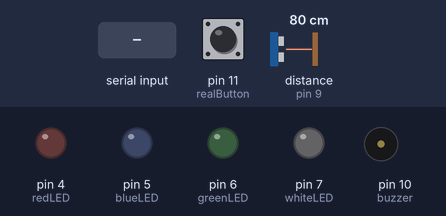
The sketch below on a simulated Arduino Uno, built with avr-gcc and run on an emulated ATmega328P. On the bench: output pins drawn as LEDs (lit = HIGH), buzzer (waves = sounding). Wiring (inferred from the names in the program): ultrasonic range finder: trigger pin 8; echo pin 9. The inputs (shaded band) are chosen by the test bench; at power-on: distance to the obstacle (sensor on pin 9) 80 cm, pin 11 (realButton) LOW. The echo pulse lasts 58.3 µs per cm; pins used as bus, display or sensor lines are not drawn.

Above: at 1.2 s.
1.3 s: distance to the obstacle (sensor on pin 9) set to 64 cm
2.8 s: distance to the obstacle (sensor on pin 9) set to 58 cm
At 3.7 s:
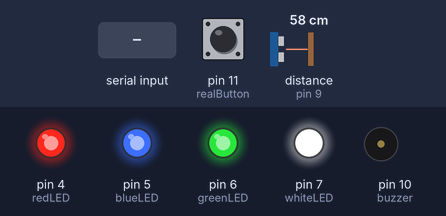
4.3 s: "B" received over Serial
At 6.5 s:
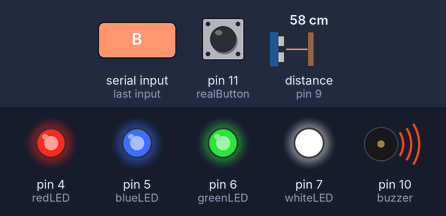
6.8 s: distance to the obstacle (sensor on pin 9) set to 120 cm
At 8.0 s:
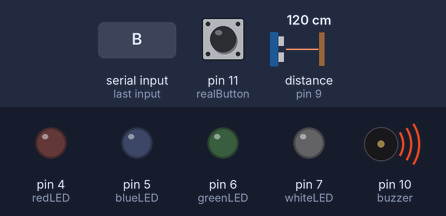
8.3 s: distance to the obstacle (sensor on pin 9) set to 2 cm
At 8.8 s:
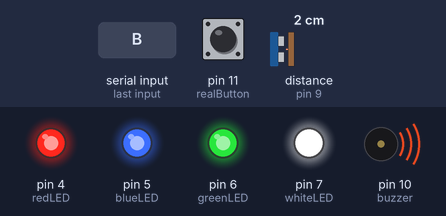
9.8 s: distance to the obstacle (sensor on pin 9) set to 250 cm
At 10.5 s:
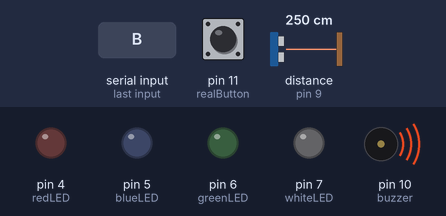
Timing chart, 0 to 12.3 s (numbered marks = the images above; inputs shaded):
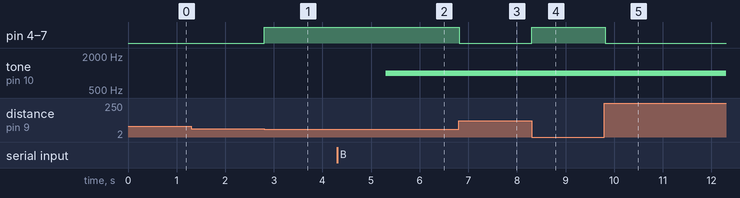

The sketch:

thirdArduino.ino
```cpp
//Team Number: 3

//Names and NetIDs:

//Adrian Zavala azaval9
//Cecilia Avila cavila21
//Kaveesha Weerasiri kweera2

//Title: The Unbreakable Safe

//Abstract:
//We are creating a safe that has a two level security system. The first level is a password of 4 digits.
//Once access is granted, the second level security is a hidden button that only the owner of the safe has knowledge of.
//If the button is not pressed within a certain time limit, the safe will display a message that law enforcement has been notified.

// Arduino 3 (K)
// Buttons, Buzzer, Ultrasonic Sensor, LEDs

//there is only one real button in the safe that works, the other two buttons are dummies. the real button pin is 11
const byte realButton = 11;

//creates a continuous sound a second after the user enters the right password. The sound can only be turned of by pressing the button connected to pin 11
const int buzzer = 10;

//pins that is used for the ultrasonic sensor
const int trigPin = 8;
const int echoPin = 9;

//used in tandem with the motion tracking, all of them either turn off or on based on where the users hand is in the safe
const int whiteLED = 7;
const int greenLED = 6;
const int blueLED = 5;
const int redLED = 4;

//keeps track of the state of the actual button
int buttonState;

//used in order to track the hand of the person using the safe, once the users hand is close enough, all of the LED's turn on
long duration;
int distance;

//*********************************************************************************
//setup()
void setup() {

  // Sets the trigPin as an Output
  pinMode(trigPin, OUTPUT);
  // Sets the echoPin as an Input
  pinMode(echoPin, INPUT);

  // pin 11 is the real button, sets realButton as an input
  pinMode(realButton, INPUT);

  //sets the buzzer as output
  pinMode(buzzer, OUTPUT);

  //sets up all of the LEDs to be output
  pinMode(whiteLED, OUTPUT);
  pinMode(greenLED ,OUTPUT);
  pinMode(blueLED, OUTPUT);
  pinMode(redLED, OUTPUT);

  // Starts the serial communication
  Serial.begin(9600);

  //sets up all of the LEDs to off at the start of the program
  digitalWrite(whiteLED, LOW);
  digitalWrite(greenLED, LOW);
  digitalWrite(blueLED, LOW);
  digitalWrite(redLED, LOW);

  //makes sure the buzzer is off before the program starts, that is the second arduino send 'B' or begin to this arduino
  noTone(buzzer);
}
//end setup()
//*********************************************************************************

//*********************************************************************************
//loop()
void loop() {
  //*********************************************************************************
  //reads in information from the second arduino to know what to do in the program
  //two options, either q or b
  if(Serial.available() > 0) {
    //reads in what the second arduino sent
    char readIn = Serial.read();
    //'Q' is for reset or quit
    if(readIn == 'Q') {
      //turns off all of the LEDs
      digitalWrite(whiteLED, LOW);
      digitalWrite(greenLED, LOW);
      digitalWrite(blueLED, LOW);
      digitalWrite(redLED, LOW);

      //shuts off the buzzer
      noTone(buzzer);
   }
    //b is for buzzer, meaing to start the buzzer sound to begin this part of the program
    else if(readIn == 'B') {
      // delay is so that the buzzer does not immediately make a sound when the user enters the right password
      delay(1000);
      //buzzer makes a sound
      tone(buzzer, 1000);
    }
  }
  //*********************************************************************************

  //*********************************************************************************
  //code to turn off buzzer
  //reads in the real button state
  buttonState = digitalRead(realButton);
  //if the button was pressed, then turn off the buzzer
  if(buttonState == HIGH) {
    noTone(buzzer);
  }
  //*********************************************************************************

  //*********************************************************************************
  //tracks where the users hand is in the safe
  //Clears the trigPin
  digitalWrite(trigPin, LOW);
  delayMicroseconds(2);
  //Sets the trigPin on HIGH state for 10 micro seconds
  digitalWrite(trigPin, HIGH);
  delayMicroseconds(10);
  digitalWrite(trigPin, LOW);
  //Reads the echoPin, returns the sound wave travel time in microseconds
  duration = pulseIn(echoPin, HIGH);
  //Calculating the distance
  distance= duration*0.034/2;
  //*********************************************************************************

  //*********************************************************************************
  //handles what happens when the users hand is close to the buttons
  //if the user's hand is less then 60 mm, then the program turns on all of the LEDs
  if(distance < 60) {
    digitalWrite(whiteLED, HIGH);
    digitalWrite(greenLED, HIGH);
    digitalWrite(blueLED, HIGH);
    digitalWrite(redLED, HIGH);
  }
  //else, have all of the LEDs turn off
  else {
    digitalWrite(whiteLED, LOW);
    digitalWrite(greenLED, LOW);
    digitalWrite(blueLED, LOW);
    digitalWrite(redLED, LOW);
  }
  //*********************************************************************************
}
//end loop()
//*********************************************************************************
```

Measured:
- the behaviour switches between 61 and 60 cm on distance to the obstacle (sensor on pin 9) (found by bisection; images 0 and 1)
- after the input at 1.3 s, every drawn part: stays the same
- after the input at 2.8 s, pin 4 (redLED), pin 5 (blueLED), pin 6 (greenLED), pin 7 (whiteLED): LOW → HIGH at once
- after the input at 4.3 s, tone on pin 10 (buzzer): silent → 1000 Hz after 1.0 s
- after the input at 6.8 s, pin 4 (redLED), pin 5 (blueLED), pin 6 (greenLED), pin 7 (whiteLED): HIGH → LOW at once
- after the input at 8.3 s, pin 4 (redLED), pin 5 (blueLED), pin 6 (greenLED), pin 7 (whiteLED): LOW → HIGH at once
- after the input at 9.8 s, pin 4 (redLED), pin 5 (blueLED), pin 6 (greenLED), pin 7 (whiteLED): HIGH → LOW at once
